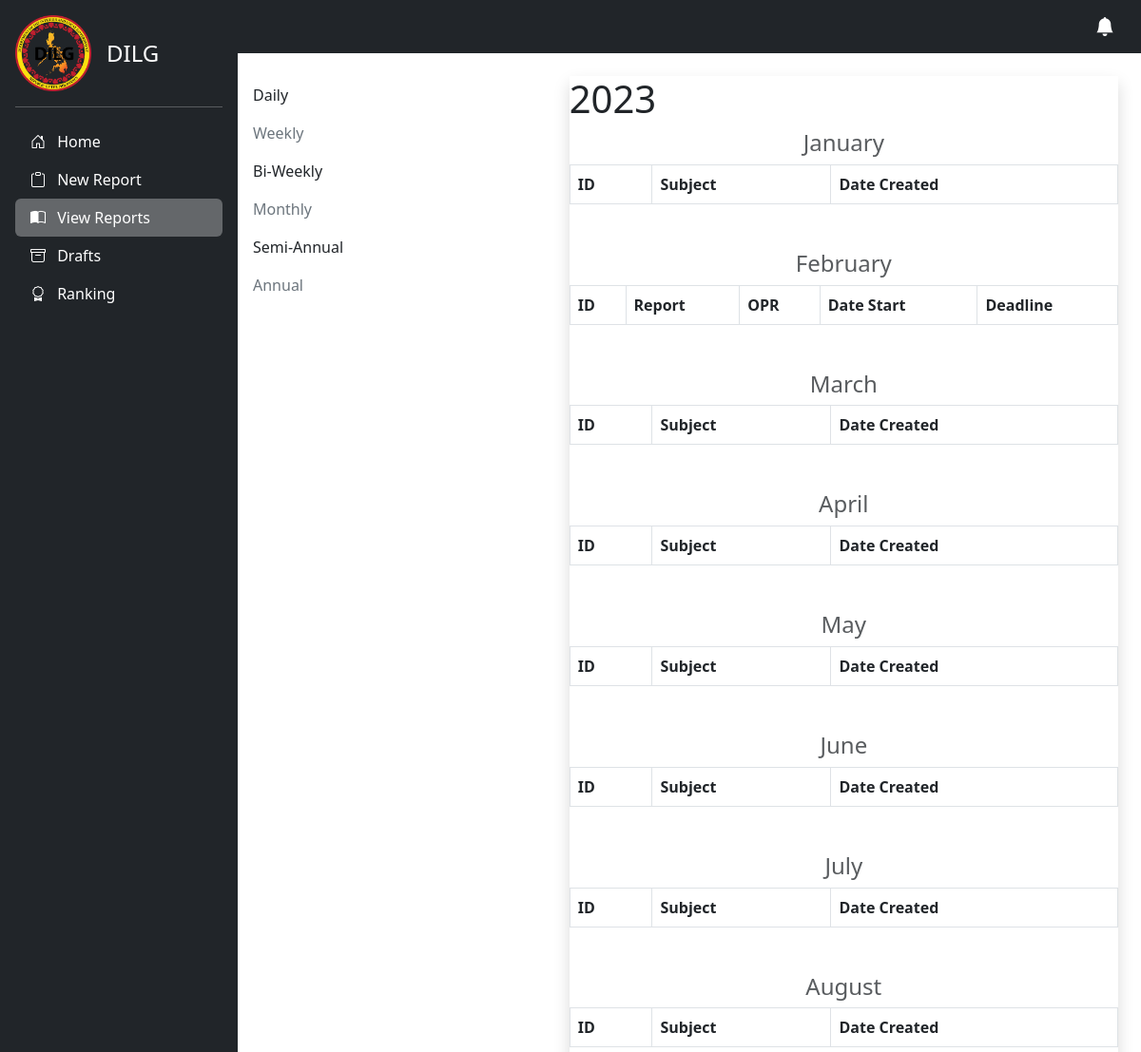
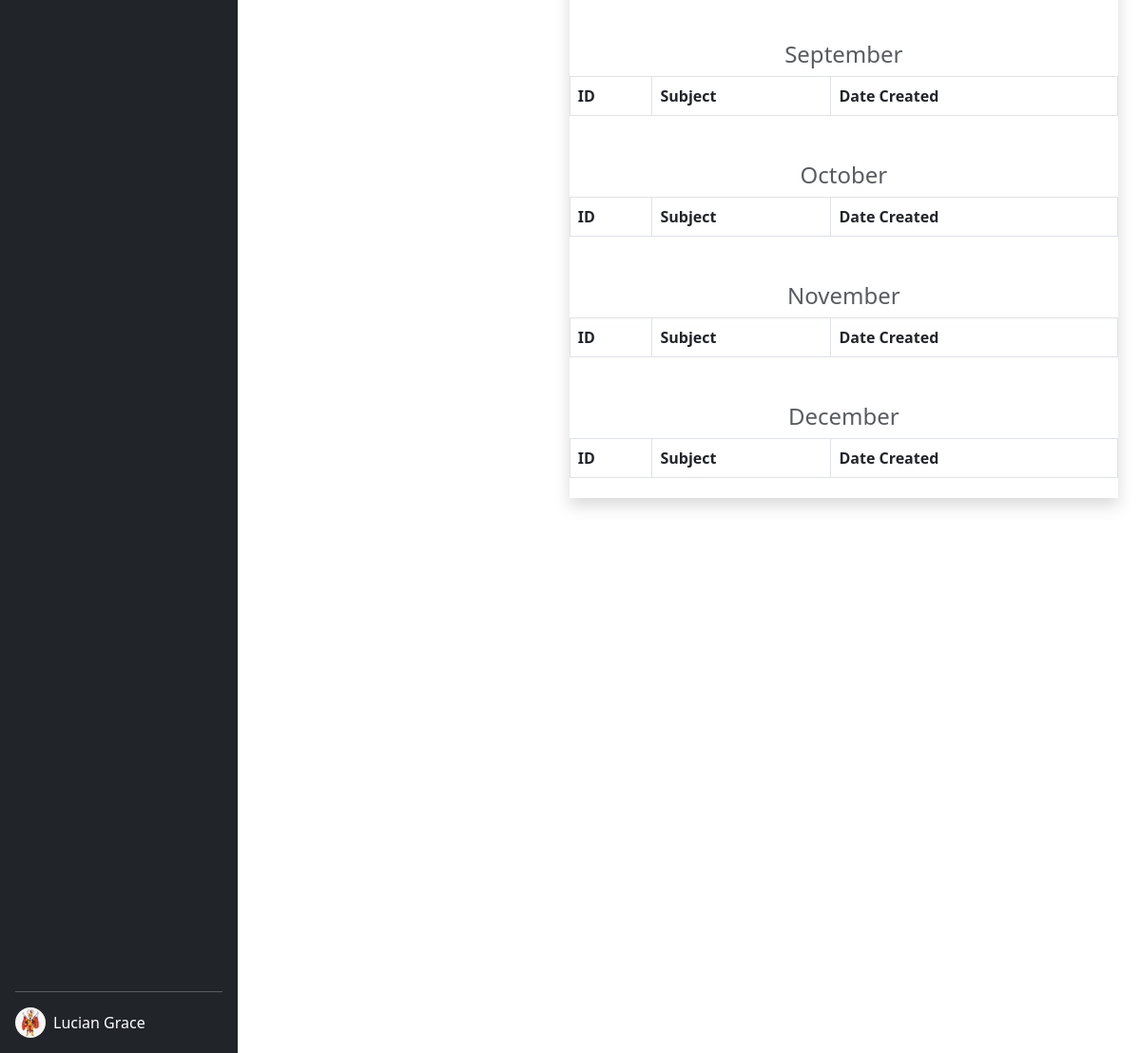
Screenshot of /admin/annualy.php (signed in) with the database file from the repository (2 pictures, top to bottom).
### tables this page shows
CREATE TABLE `users` (
  `id` int(11) NOT NULL,
  `user_type` int(50) NOT NULL,
  `user_id` varchar(50) NOT NULL,
  `email` varchar(50) NOT NULL,
  `password` varchar(255) NOT NULL,
  `first_name` varchar(50) NOT NULL,
  `middle_name` varchar(50) NOT NULL,
  `last_name` varchar(50) NOT NULL,
  `date_of_birth` date NOT NULL,
  `address` varchar(255) NOT NULL,
  `barangay` varchar(50) NOT NULL,
  `barangay_id` varchar(50) NOT NULL,
  `dilg_id` varchar(100) NOT NULL,
  `image` blob NOT NULL,
  `date_time_created` datetime NOT NULL,
  `date_time_updated` datetime NOT NULL
);

### admin/annualy.php (the view, shortened to what this page needs)
<?php
include('../connection.php');
$user_id = $_SESSION['user_id'];
$year = date('Y');
$report_link = "add-report.php";
$view_link = "reports.php";
$draft_link = "draft.php";
$ranking = "ranking.php";
?>
<!DOCTYPE html>
<html lang="en">
<head>
    <link href="https://cdn.jsdelivr.net/npm/bootstrap@5.3.0-alpha1/dist/css/bootstrap.min.css" rel="stylesheet">
    <link rel="stylesheet" href="https://cdnjs.cloudflare.com/ajax/libs/bootstrap-icons/1.10.3/font/bootstrap-icons.min.css" />
    <link rel="stylesheet" href="../src/css/preloader.css">
</head>
<body>
    <main class="d-flex">
        <div class="d-flex flex-column flex-shrink-0 p-3 text-white bg-dark" style="width: 250px; min-height: 100vh;">
            <a href="/" class="d-flex align-items-center mb-3 mb-md-0 me-md-auto text-white text-decoration-none">
                <img src="../src/img/dilg.png" height="80" alt="">
                <span class="fs-4 ps-3">DILG</span>
            </a>
            <hr>
            <ul class="nav nav-pills flex-column mb-auto">
                <li class="nav-item">
                    <a href="index.php" class="nav-link text-white">
                        <i class="bi bi-house-door me-2"></i>
                        Home
                    </a>
                </li>
                <li>
                    <a href="<?php echo $report_link ?>" class="nav-link text-white">
                        <i class="bi bi-clipboard me-2"></i>
                        New Report
                    </a>
                </li>
                <li>
                    <a href="<?php echo $view_link ?>" class="nav-link text-white active" aria-current="page">
                        <i class="bi bi-book-half me-2"></i>
                        View Reports
                    </a>
                </li>
                <li>
                    <a href="<?php echo $draft_link ?>" class="nav-link text-white">
                        <i class="bi bi-archive me-2"></i>
                        Drafts
                    </a>
                </li>
                <li>
                    <a href="<?php echo $ranking ?>" class="nav-link text-white">
                        <i class="bi bi-award me-2"></i>
                        Ranking
                    </a>
                </li>
            </ul>
            <hr>
            <div class="dropdown">
                <a href="#" class="d-flex align-items-center text-white text-decoration-none" id="dropdownUser1" data-bs-toggle="dropdown" aria-expanded="false">
                    <?php
                    $sql_admin = "SELECT * FROM users WHERE user_id = '$user_id'";
                    $query_admin = mysqli_query($conn, $sql_admin);
                    $admin_row = mysqli_fetch_array($query_admin);
                    ?>
                    <img src="<?php if (empty($admin_row['image'])) {
                                    echo '../src/img/avatar.svg';
                                } else {
                                    echo 'admins/' . $admin_row['image'];
                                } ?>" alt="" width="32" height="32" class="rounded-circle me-2">
                    <?= $admin_row['first_name'] . ' ' . $admin_row['last_name'] ?>
                </a>
            </div>
        </div>
        <div class="container-fluid p-0">
            <nav class="navbar bg-dark navbar-dark">
                <div class="container">
                    <a class="navbar-brand ms-auto" href="#"><i class="bi bi-bell-fill"></i></a>
                </div>
            </nav>
            <div class="row mt-4">
                <div class="col-lg-4">
                    <ul class="nav flex-column">
                        <li class="nav-item">
                            <a class="nav-link text-dark" href="daily.php">Daily</a>
                        </li>
                        <li class="nav-item">
                            <a class="nav-link text-secondary" href="weekly.php">Weekly</a>
                        </li>
                        <li class="nav-item">
                            <a class="nav-link text-dark" href="bi-weekly.php">Bi-Weekly</a>
                        </li>
                        <li class="nav-item">
                            <a class="nav-link text-secondary" href="monthly.php">Monthly</a>
                        </li>
                        <li class="nav-item">
                            <a class="nav-link text-dark" href="semi-anual.php">Semi-Annual</a>
                        </li>
                        <li class="nav-item">
                            <a class="nav-link text-secondary" href="annualy.php">Annual</a>
                        </li>
                    </ul>
                </div>
                <div class="col-lg-8">
                    <div class="card shadow py-0 mx-4" style="border: none; border-radius: 0; max-height: 70vh; overflow: hidden; overflow-y:scroll ;">
                        <h1> <?php echo $year ?></h1>
                        <h1 class="text-center text-muted h4">January</h1>
                        <table class="table table-bordered mb-5">
                            <thead>
                                <tr>
                                    <th>ID</th>
                                    <th>Subject</th>
                                    <th>Date Created</th>
                                </tr>
                            </thead>
                        </table>
                        <table>
                            <h1 class="text-center text-muted h4">February</h1>
                            <table class="table table-bordered mb-5">
                                <thead>
                                    <tr>
                                        <th>ID</th>
                                        <th>Report</th>
                                        <th>OPR</th>
                                        <th>Date Start</th>
                                        <th>Deadline</th>
                                    </tr>
                                </thead>
                            </table>
                            <h1 class="text-center text-muted h4">March</h1>
                            <table class="table table-bordered mb-5">
                                <thead>
                                    <tr>
                                        <th>ID</th>
                                        <th>Subject</th>
                                        <th>Date Created</th>
                                    </tr>
                                </thead>
                            </table>
                            <h1 class="text-center text-muted h4">April</h1>
                            <table class="table table-bordered mb-5">
                                <thead>
                                    <tr>
                                        <th>ID</th>
                                        <th>Subject</th>
                                        <th>Date Created</th>
                                    </tr>
                                </thead>
                            </table>
                            <h1 class="text-center text-muted h4">May</h1>
                            <table class="table table-bordered mb-5">
                                <thead>
                                    <tr>
                                        <th>ID</th>
                                        <th>Subject</th>
                                        <th>Date Created</th>
                                    </tr>
                                </thead>
                            </table>
                            <h1 class="text-center text-muted h4">June</h1>
                            <table class="table table-bordered mb-5">
                                <thead>
                                    <tr>
                                        <th>ID</th>
                                        <th>Subject</th>
                                        <th>Date Created</th>
                                    </tr>
                                </thead>
                            </table>
                            <h1 class="text-center text-muted h4">July</h1>
                            <table class="table table-bordered mb-5">
                                <thead>
                                    <tr>
                                        <th>ID</th>
                                        <th>Subject</th>
                                        <th>Date Created</th>
                                    </tr>
                                </thead>
                            </table>
                            <h1 class="text-center text-muted h4">August</h1>
                            <table class="table table-bordered mb-5">
                                <thead>
                                    <tr>
                                        <th>ID</th>
                                        <th>Subject</th>
                                        <th>Date Created</th>
                                    </tr>
                                </thead>
                            </table>
                            <h1 class="text-center text-muted h4">September</h1>
                            <table class="table table-bordered mb-5">
                                <thead>
                                    <tr>
                                        <th>ID</th>
                                        <th>Subject</th>
                                        <th>Date Created</th>
                                    </tr>
                                </thead>
                            </table>
                            <h1 class="text-center text-muted h4">October</h1>
                            <table class="table table-bordered mb-5">
                                <thead>
                                    <tr>
                                        <th>ID</th>
                                        <th>Subject</th>
                                        <th>Date Created</th>
                                    </tr>
                                </thead>
                            </table>
                            <h1 class="text-center text-muted h4">November</h1>
                            <table class="table table-bordered mb-5">
                                <thead>
                                    <tr>
                                        <th>ID</th>
                                        <th>Subject</th>
                                        <th>Date Created</th>
                                    </tr>
                                </thead>
                            </table>
                            <h1 class="text-center text-muted h4">December</h1>
                            <table class="table table-bordered mb-5">
                                <thead>
                                    <tr>
                                        <th>ID</th>
                                        <th>Subject</th>
                                        <th>Date Created</th>
                                    </tr>
                                </thead>
                            </table>
                    </div>
                </div>
            </div>
        </div>
    </main>
</body>
</html>

### admin/annualy.php (style rules this page uses)
body { overflow-x: hidden; }
.active { background: rgba(255, 255, 255, 0.3) !important; }

### rows the page displays
users: image (picture), first_name "Lucian", last_name "Grace"
